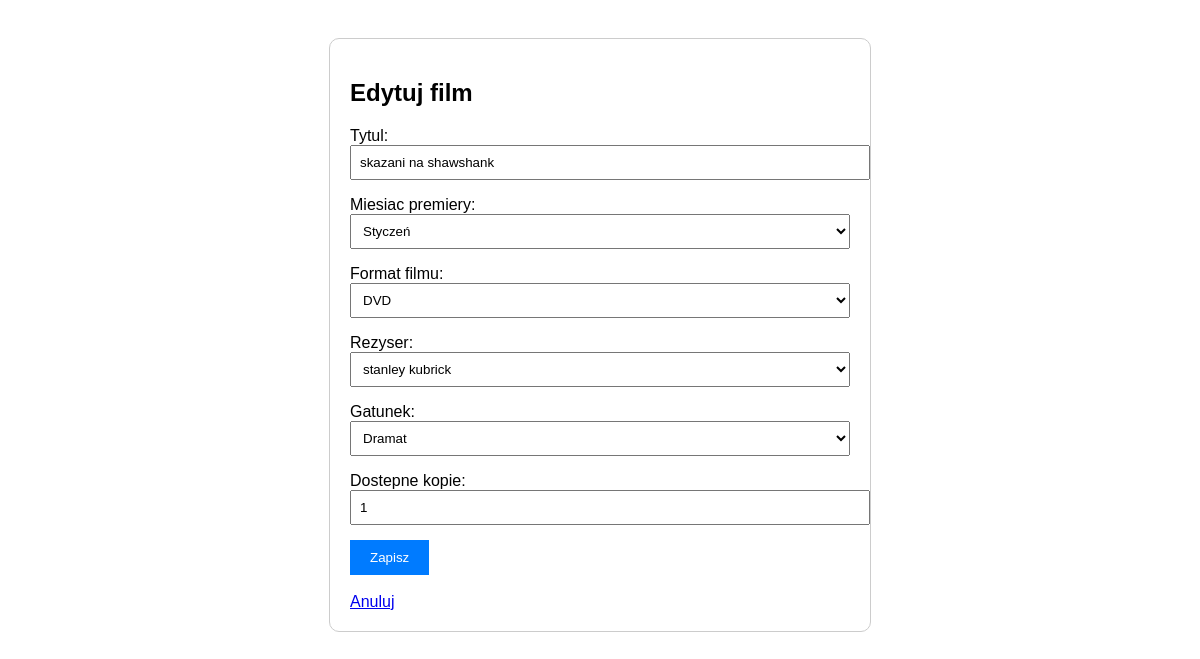
The page /wypozyczalnia_filmow/html/filmy/edytuj/1/ on the database as committed earlier.
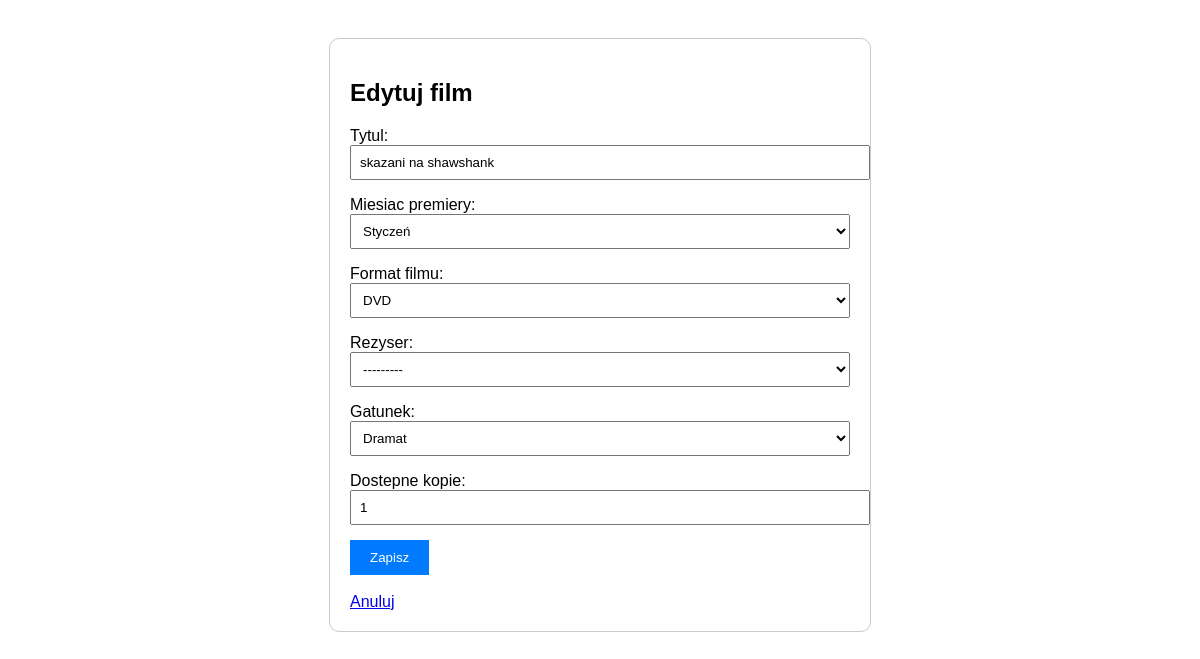
The same page on the database as committed later.
### wypozyczalnia_filmow/models.py (models this page shows, shortened)
class Film(models.Model):
    tytul = models.CharField(max_length=168)
    miesiac_premiery = models.IntegerField(choices=MIESIACE.choices, default=MIESIACE.Styczeń)
    format_filmu = models.CharField(max_length=1, choices=FORMAT_FILMU, default='D')
    rezyser = models.ForeignKey(Rezyser, null=True, blank=True, on_delete=models.SET_NULL)
    gatunek = models.ForeignKey(Gatunek, null=True, blank=True, on_delete=models.SET_NULL)
    dostepne_kopie = models.PositiveIntegerField(default=1)
    class Meta:
        ordering = ['tytul']
        verbose_name = "Film"
        verbose_name_plural = "Filmy"
        constraints = [
            models.CheckConstraint(condition=models.Q(dostepne_kopie__gte=0), name='kopie_nieujemne'),
        ]

### wypozyczalnia_filmow/views.py (the view)
# urls.py: path('html/filmy/edytuj/<int:id>/', views.film_edit, name='film-edit-html'),
def film_edit(request, id):
    film = get_object_or_404(Film, id=id)
    if request.method == "POST":
        form = FilmForm(request.POST, instance=film)
        if form.is_valid():
            form.save()
            return redirect('film-list-html')
    else:
        form = FilmForm(instance=film)
    return render(request, 'wypozyczalnia_filmow/film/form.html', {'form': form, 'title': 'Edytuj film'})

### wypozyczalnia_filmow/forms.py
class FilmForm(forms.ModelForm):
    class Meta:
        model = Film
        fields = ['tytul', 'miesiac_premiery','format_filmu','rezyser','gatunek', 'dostepne_kopie' ]

### wypozyczalnia_filmow/models.py (called while the page is built)
    def __str__(self):
        return self.nazwa

    def __str__(self):
        return f"{self.imie} {self.nazwisko}"

### wypozyczalnia_filmow/templates/wypozyczalnia_filmow/film/form.html (shortened to what this page needs)
<!DOCTYPE html>
<html>
<head>
</head>
<body>
    <div class="container">
        <h2>{{ title }}</h2>
        <form method="POST">
            {{ form.as_p }}
            <button type="submit">Zapisz</button>
        </form>
        <br>
        <a href="{% url 'film-list-html' %}">Anuluj</a>
    </div>
</body>
</html>

### wypozyczalnia_filmow/templates/wypozyczalnia_filmow/film/form.html (style rules this page uses)
body { font-family: sans-serif; padding: 30px; }
.container { max-width: 500px; margin: auto; border: 1px solid #ccc; padding: 20px; border-radius: 10px; }
form p { margin-bottom: 15px; }
input, select { width: 100%; padding: 8px; }
button { background: #007bff; color: white; border: none; padding: 10px 20px; cursor: pointer; }

Rows that differ between the two databases and show on the page:
changed Film "skazani na shawshank": rezyser "stanley kubrick" → "---------"
